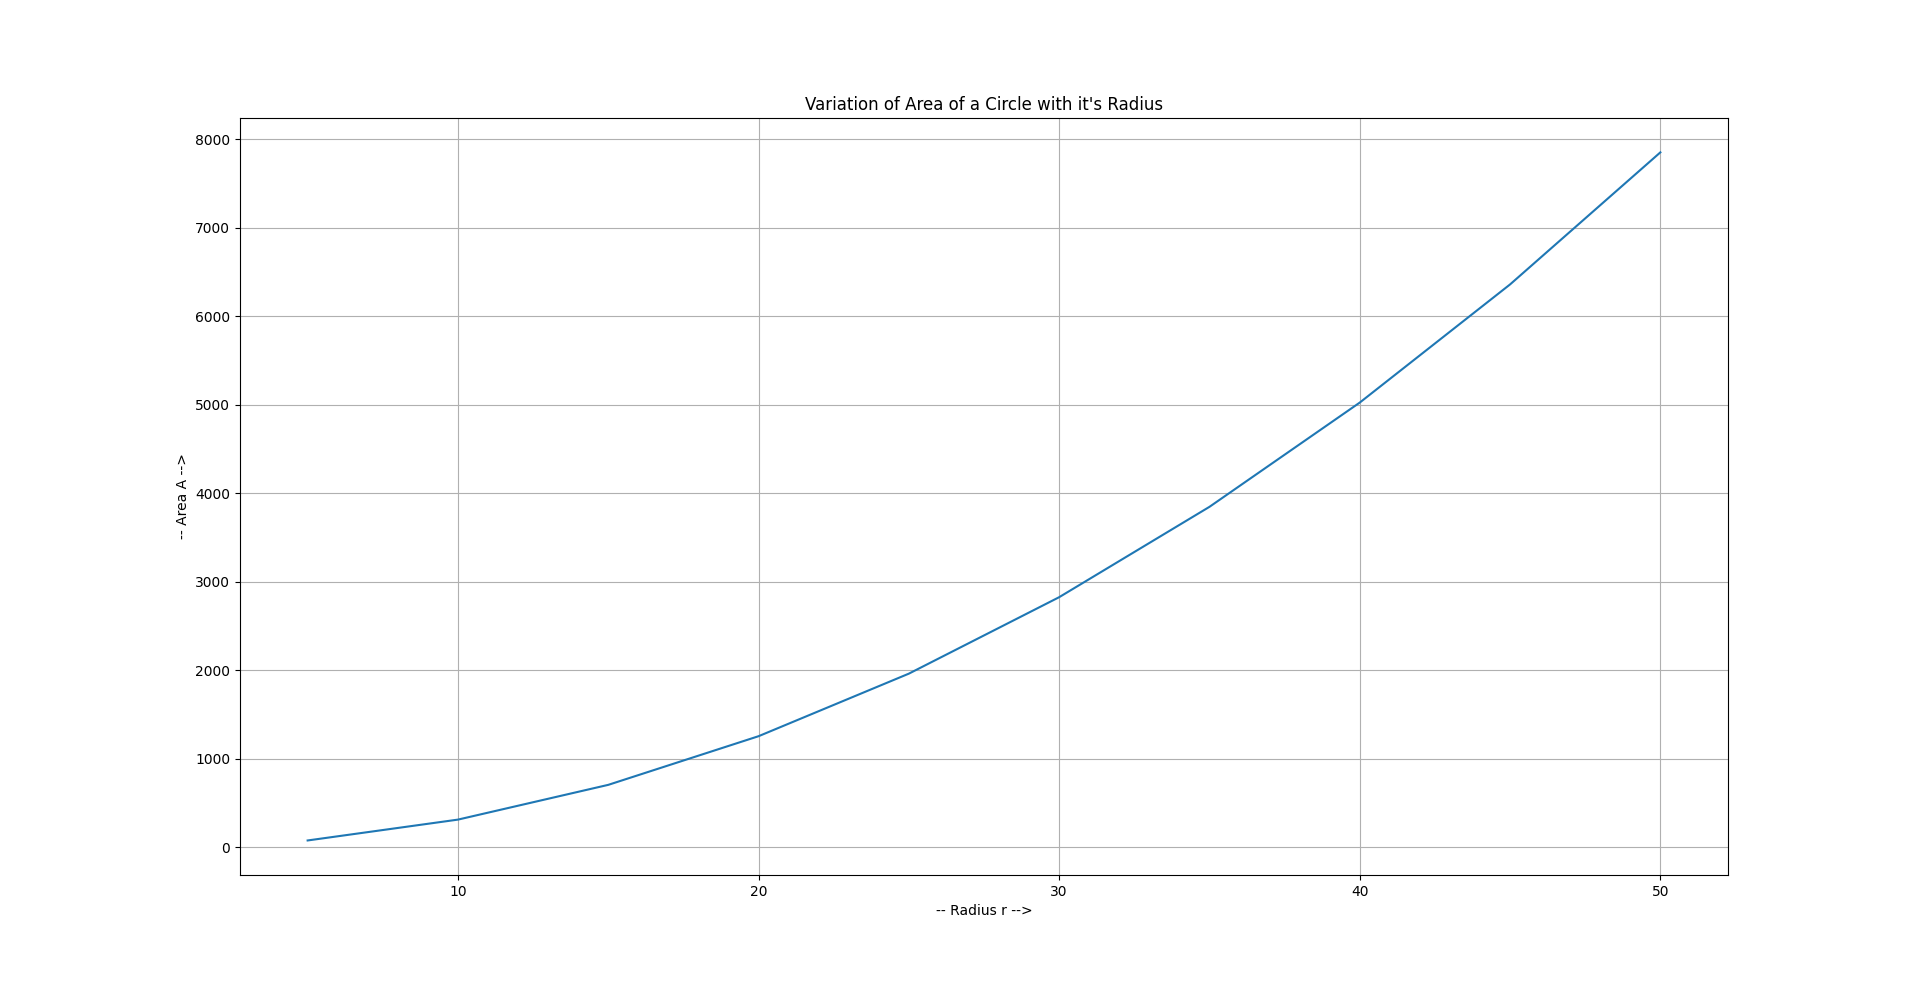

Generate this figure with Python:
# Problem 2

import numpy as np
import matplotlib.pyplot as plt
from scipy import integrate
from scipy import interpolate

def y(x,r) :
    return ((r**2-x**2)**(1/2))

def main() :
    # part a. : finds area of a circle of radius 10
    area=2*integrate.romberg(y,-10,10,args=(10,),divmax=17) # multiplied by 2 as this is only the area of upper semi-circle
    print("\nArea of a circle of radius 10 is",area)

    # part b. : plots the area for different radii
    radii,areas=np.linspace(5,50,10),np.zeros(10)
    for i in range(10) :
        areas[i]=2*integrate.romberg(y,-radii[i],radii[i],args=(radii[i],),divmax=17)
    plt.plot(radii,areas)
    plt.xlabel('-- Radius r -->') 
    plt.ylabel('-- Area A -->')
    plt.title('Variation of Area of a Circle with it\'s Radius')
    plt.grid()
    plt.show()

    # part c. : interpolates the areas found in b. and finds the area of a circle of radius 13 using the interpolation
    interp=interpolate.CubicSpline(radii,areas)
    print('\nThe area of a circle of radius 13 found by interpolating the data is',interp(13))

if __name__=="__main__" :
    main()
